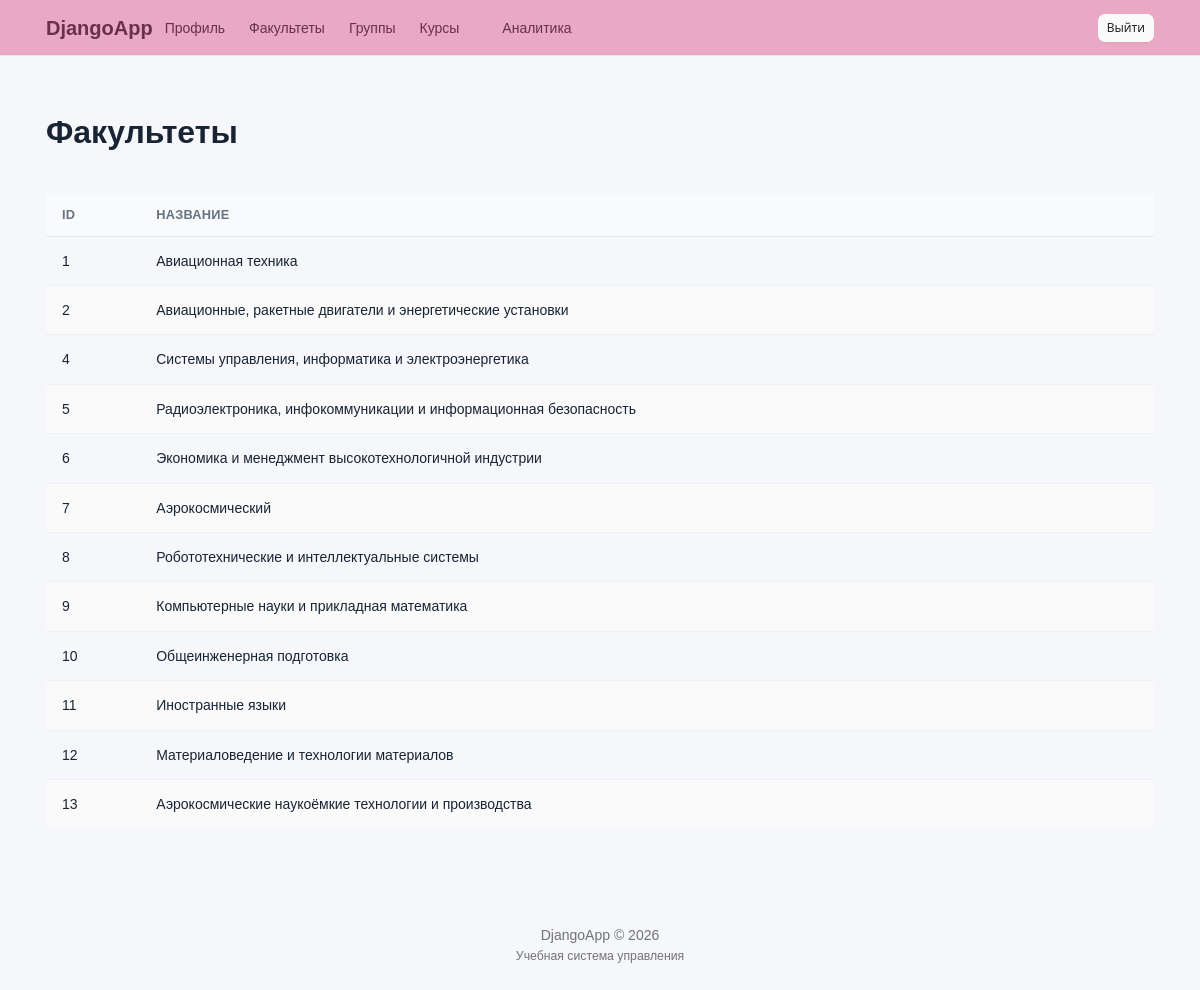
The app's page /departments/ (signed in) with its own data.
### accounts/models.py (models this page shows, shortened)
class Department(models.Model):
    name = models.CharField(max_length=100)

### accounts/views.py (the view)
# urls.py: path('departments/', views.department_list, name='department_list'),
@login_required
def department_list(request):
    departments = Department.objects.all()
    return render(request, 'department_list.html', {
        'departments': departments,
        'is_methodist': is_methodist(request.user),
    })

### accounts/views.py (called while the page is built)
def is_methodist(user):
    return user.groups.filter(name='Методист').exists()

### templates/department_list.html (shortened to what this page needs)
{% extends 'base.html' %}
{% block content %}
<div class="d-flex justify-content-between mb-3">
    <h1>Факультеты</h1>
</div>
<table class="table table-striped table-hover">
    <thead class="table-dark">
        <tr>
            <th>ID</th>
            <th>Название</th>
        </tr>
    </thead>
    <tbody>
        {% for d in departments %}
        <tr>
            <td>{{ d.id }}</td>
            <td>{{ d.name }}</td>
        </tr>
        {% empty %}
        <tr><td colspan="3" class="text-center">Факультетов пока нет</td></tr>
        {% endfor %}
    </tbody>
</table>
{% endblock %}

### templates/base.html (shortened to what this page needs)
{% load static %}
<!DOCTYPE html>
<html lang="ru">
<head>
    <link
        rel="stylesheet"
        href="{% static 'vendor/tabler/css/tabler.min.css' %}"
    >
    <link
        rel="stylesheet"
        href="{% static 'vendor/tabler/icons/tabler-icons.min.css' %}"
    >
    <link rel="stylesheet" href="{% static 'css/style.css' %}">
</head>
<body>
<div class="page">
    <header class="navbar navbar-expand-md navbar-light pink-navbar">
        <div class="container-xl">
            <a class="navbar-brand" href="/profile/">
                DjangoApp
            </a>
            <div class="collapse navbar-collapse" id="mainNavbar">
                {% if user.is_authenticated and request.resolver_match.url_name != 'login' %}
                <div class="navbar-nav me-auto">
                    <a class="nav-link" href="/profile/">
                        Профиль
                    </a>
                    <a class="nav-link" href="/departments/">
                        Факультеты
                    </a>
                    <a class="nav-link" href="/groups/">
                        Группы
                    </a>
                    <a class="nav-link" href="/courses/">
                        Курсы
                    </a>
                    <a class="nav-link" href="{% url 'dashboard_overview' %}">
                        <i class="ti ti-chart-bar me-2"></i>
                        Аналитика
                    </a>
                </div>
                {% endif %}
                {% if user.is_authenticated and request.resolver_match.url_name != 'login' %}
                <div class="header-actions">
                    <form method="post" action="/accounts/logout/">
                        <button
                            class="btn btn-light btn-sm"
                            type="submit"
                        >
                            Выйти
                        </button>
                    </form>
                </div>
                {% endif %}
            </div>
        </div>
    </header>
    <div class="page-wrapper">
        <main class="page-body">
            <div class="container-xl">
                {% block content %}{% endblock %}
            </div>
        </main>
        <footer class="footer footer-transparent">
            <div class="container-xl text-center">
                <div class="text-secondary">
                    DjangoApp © 2026
                </div>
                <div class="small text-secondary">
                    Учебная система управления
                </div>
            </div>
        </footer>
    </div>
</div>
</body>
</html>

### static/css/style.css (style rules this page uses)
* { box-sizing: border-box; }
html { min-height: 100%; }
body { margin: 0; min-height: 100vh; background: #f5f7fb; color: #182433; font-family: Arial, Helvetica, sans-serif; line-height: 1.6; }
.page { min-height: 100vh; display: flex; flex-direction: column; }
.page-wrapper { min-height: calc(100vh - 64px); display: flex; flex: 1; flex-direction: column; }
.page-body { flex: 1; padding: 32px 0 40px; }
.header-actions { display: flex; align-items: center; justify-content: flex-end; gap: 14px; }
.header-actions form { margin: 0; }
h1, h2, h3, h4, h5 { color: #182433; font-weight: 600; line-height: 1.3; }
h1 { margin-bottom: 24px; font-size: clamp(1.6rem, 3vw, 2rem); }
.btn { border-radius: 7px; font-weight: 500; transition: background-color 0.2s ease, box-shadow 0.2s ease; }
.table { margin-bottom: 0; vertical-align: middle; }
.table thead th { padding: 13px 16px; border-bottom: 1px solid #e6eaf0; background: #f8fafc; color: #667382; font-size: 0.8rem; font-weight: 600; letter-spacing: 0.02em; white-space: nowrap; }
.table tbody td { padding: 13px 16px; border-color: #edf0f4; }
.table tbody tr:last-child td { border-bottom: 0; }
:root { --tblr-primary: #e9a8c4; --tblr-primary-rgb: 233, 168, 196; --tblr-link-color: #b65f88; --tblr-link-hover-color: #93446a; }
.pink-navbar { background-color: #e9a8c4 !important; }
.pink-navbar .navbar-brand, .pink-navbar .nav-link { color: #68304b !important; }

### records on screen
Department: id "1", name "Авиационная техника"
Department: id "2", name "Авиационные, ракетные двигатели и энергетические установки"
Department: id "4", name "Системы управления, информатика и электроэнергетика"
Department: id "5", name "Радиоэлектроника, инфокоммуникации и информационная безопасность"
Department: id "6", name "Экономика и менеджмент высокотехнологичной индустрии"
Department: id "7", name "Аэрокосмический"
Department: id "8", name "Робототехнические и интеллектуальные системы"
Department: id "9", name "Компьютерные науки и прикладная математика"
Department: id "10", name "Общеинженерная подготовка"
Department: id "11", name "Иностранные языки"
Department: id "12", name "Материаловедение и технологии материалов"
Department: id "13", name "Аэрокосмические наукоёмкие технологии и производства"
